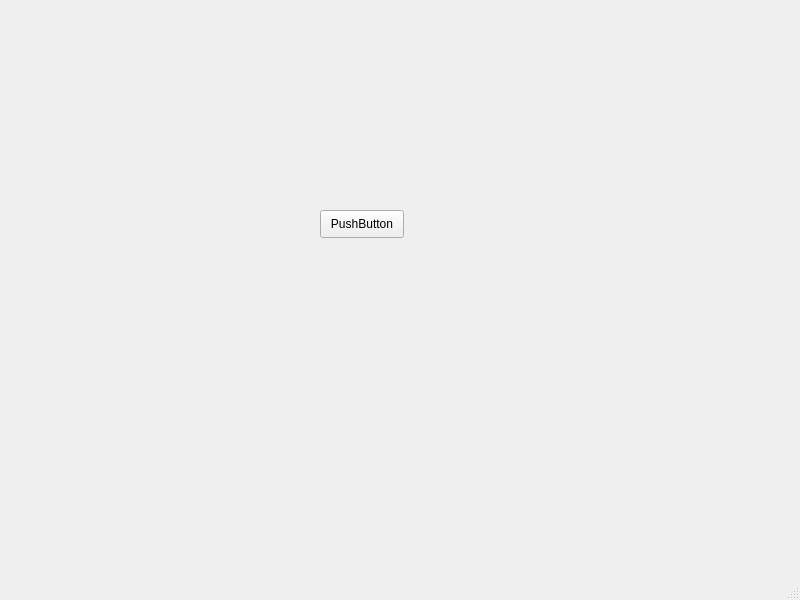
<?xml version="1.0" encoding="UTF-8"?>
<ui version="4.0">
 <class>MainWindow</class>
 <widget class="QMainWindow" name="MainWindow">
  <property name="geometry">
   <rect>
    <x>0</x>
    <y>0</y>
    <width>800</width>
    <height>600</height>
   </rect>
  </property>
  <property name="windowTitle">
   <string>MainWindow</string>
  </property>
  <widget class="QWidget" name="centralwidget">
   <widget class="QPushButton" name="pushButton">
    <property name="geometry">
     <rect>
      <x>320</x>
      <y>210</y>
      <width>84</width>
      <height>28</height>
     </rect>
    </property>
    <property name="text">
     <string>PushButton</string>
    </property>
   </widget>
  </widget>
  <widget class="QMenuBar" name="menubar">
   <property name="geometry">
    <rect>
     <x>0</x>
     <y>0</y>
     <width>800</width>
     <height>25</height>
    </rect>
   </property>
  </widget>
  <widget class="QStatusBar" name="statusbar"/>
 </widget>
 <resources/>
 <connections/>
</ui>
